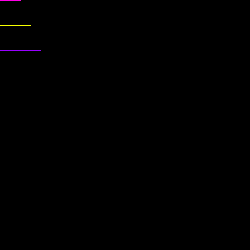
Frame 1 (no input)
Frame 60 (the mouse pressed at the canvas centre just before this capture): identical to frame 1, image omitted
Frame 120 (the mouse held since frame 60 and released just before this capture): blank canvas, image omitted

The Processing sketch that drew this single still picture (run headless with seeded random() and noise(); from frame 60 on, the mouse is pressed at the canvas centre):

// Processing sketch: processing_19556
// ── processing_19556.pde

float y = 0.0;
float x= 0.0;
void setup() {
  size(250, 250);
  background(#000000);
  
  noFill();
}
void draw(){
  frameRate(80);
  stroke(#FF00E6);
  rect(x, y, 20, y);  
  stroke(#F6FF00);
  rect(x, 25, 30, y);
  stroke(#9800FF);
  rect(x, 50, 40, y);
  
   if(mousePressed){ 
   background(0);
    x = 0.0;
    y = 0.0;
  }

}

void mouseMoved() {
  y = y + 1; 
  x= x + 2;
}
